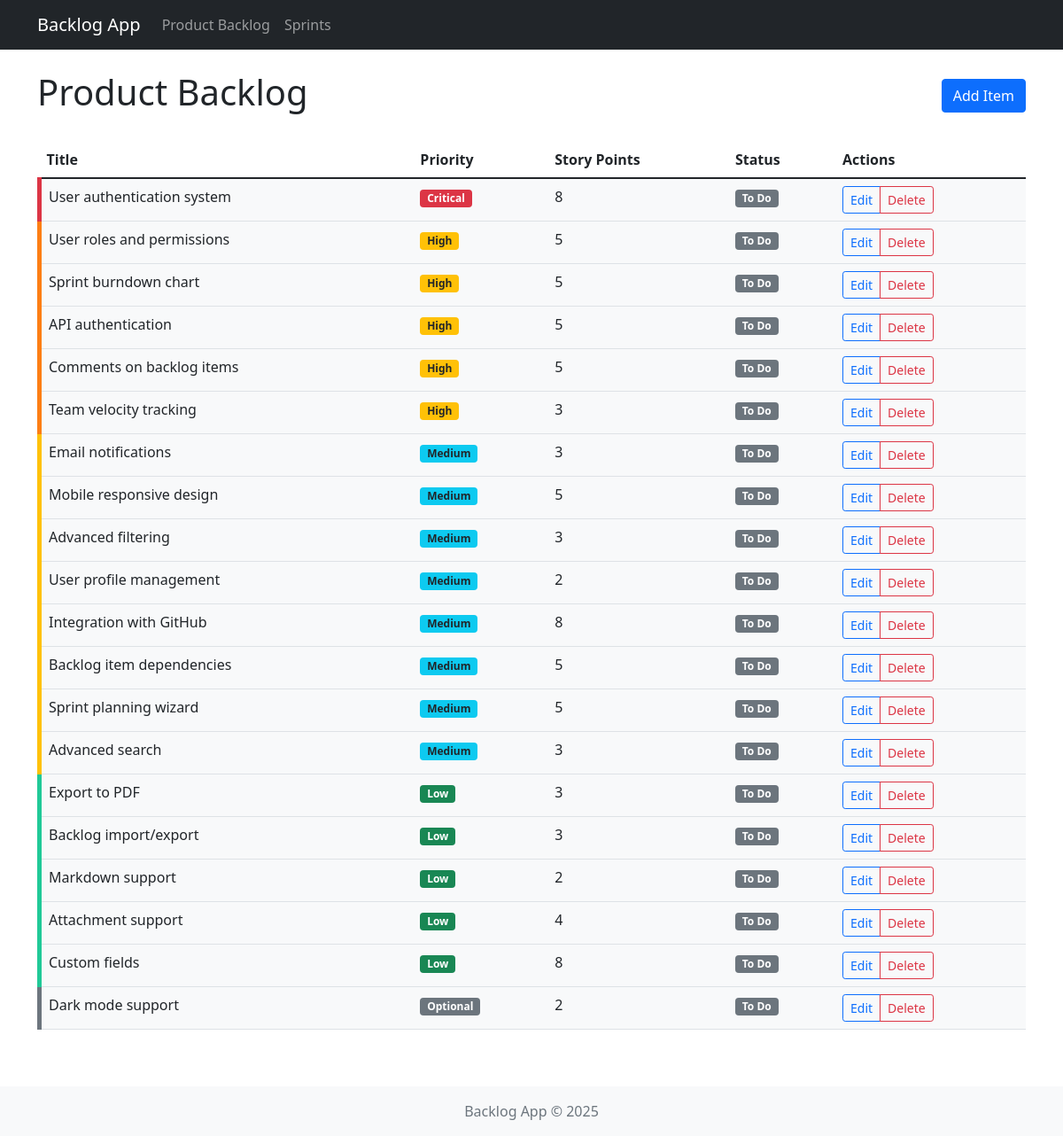
Page /product-backlog on the committed database.
### app/models.py (models this page shows, shortened)
class BacklogItem(db.Model):
    id = db.Column(db.Integer, primary_key=True)
    title = db.Column(db.String(100), nullable=False)
    description = db.Column(db.Text, nullable=True)
    status = db.Column(db.String(20), default='To Do')  # To Do, In Progress, Done
    priority = db.Column(db.Integer, default=3)  # 1 (Highest) to 5 (Lowest)
    story_points = db.Column(db.Integer, nullable=True)
    created_at = db.Column(db.DateTime, default=datetime.utcnow)
    updated_at = db.Column(db.DateTime, default=datetime.utcnow, onupdate=datetime.utcnow)
    sprint_id = db.Column(db.Integer, db.ForeignKey('sprint.id'), nullable=True)

### app/routes.py (the view)
@main_bp.route('/product-backlog')
def product_backlog():
    items = BacklogItem.query.filter_by(sprint_id=None).order_by(BacklogItem.priority, BacklogItem.created_at).all()
    return render_template('product_backlog.html', items=items)

### app/routes.py (called while the page is built)
@main_bp.context_processor
def inject_now():
    return {'now': datetime.utcnow()}

### app/templates/product_backlog.html (shortened to what this page needs)
{% extends "base.html" %}
{% block content %}
<div class="d-flex justify-content-between align-items-center mb-4">
    <h1>Product Backlog</h1>
    <a href="{{ url_for('main.add_backlog_item') }}" class="btn btn-primary">Add Item</a>
</div>
<div class="row">
    <div class="col-md-12">
        {% if items %}
            <table class="table table-hover">
                <thead>
                    <tr>
                        <th>Title</th>
                        <th>Priority</th>
                        <th>Story Points</th>
                        <th>Status</th>
                        <th>Actions</th>
                    </tr>
                </thead>
                <tbody id="product-backlog">
                    {% for item in items %}
                        <tr class="backlog-item priority-{{ item.priority }} status-{{ item.status|lower|replace(' ', '') }}" data-id="{{ item.id }}">
                            <td>{{ item.title }}</td>
                            <td>
                                {% if item.priority == 1 %}
                                    <span class="badge bg-danger">Critical</span>
                                {% elif item.priority == 2 %}
                                    <span class="badge bg-warning text-dark">High</span>
                                {% elif item.priority == 3 %}
                                    <span class="badge bg-info text-dark">Medium</span>
                                {% elif item.priority == 4 %}
                                    <span class="badge bg-success">Low</span>
                                {% else %}
                                    <span class="badge bg-secondary">Optional</span>
                                {% endif %}
                            </td>
                            <td>{{ item.story_points or '-' }}</td>
                            <td>
                                {% if item.status == 'To Do' %}
                                    <span class="badge bg-secondary">To Do</span>
                                {% elif item.status == 'In Progress' %}
                                    <span class="badge bg-primary">In Progress</span>
                                {% else %}
                                    <span class="badge bg-success">Done</span>
                                {% endif %}
                            </td>
                            <td>
                                <div class="btn-group">
                                    <a href="{{ url_for('main.edit_backlog_item', item_id=item.id) }}" class="btn btn-sm btn-outline-primary">Edit</a>
                                    <button type="button" class="btn btn-sm btn-outline-danger"
                                            onclick="confirmDelete('{{ url_for('main.delete_backlog_item', item_id=item.id) }}')">
                                        Delete
                                    </button>
                                </div>
                            </td>
                        </tr>
                    {% endfor %}
                </tbody>
            </table>
        {% else %}
            <div class="alert alert-info">No items in the product backlog. Add some!</div>
        {% endif %}
    </div>
</div>
{% endblock %}

### app/templates/base.html (shortened to what this page needs)
<!DOCTYPE html>
<html lang="en">
<head>
    <link href="https://cdn.jsdelivr.net/npm/bootstrap@5.1.3/dist/css/bootstrap.min.css" rel="stylesheet">
</head>
<body>
    <nav class="navbar navbar-expand-lg navbar-dark bg-dark mb-4">
        <div class="container">
            <a class="navbar-brand" href="{{ url_for('main.index') }}">Backlog App</a>
            <div class="collapse navbar-collapse" id="navbarNav">
                <ul class="navbar-nav">
                    <li class="nav-item">
                        <a class="nav-link" href="{{ url_for('main.product_backlog') }}">Product Backlog</a>
                    </li>
                    <li class="nav-item">
                        <a class="nav-link" href="{{ url_for('main.sprints') }}">Sprints</a>
                    </li>
                </ul>
            </div>
        </div>
    </nav>
    <div class="container">
        {% block content %}{% endblock %}
    </div>
    <footer class="footer mt-5 py-3 bg-light">
        <div class="container text-center">
            <span class="text-muted">Backlog App &copy; {{ now.year }}</span>
        </div>
    </footer>
</body>
</html>

### app/templates/base.html (style rules this page uses)
.backlog-item { margin-bottom: 10px; padding: 10px; border-radius: 5px; border-left: 5px solid #ccc; }
.backlog-item.priority-1 { border-left-color: #dc3545; }
.backlog-item.priority-2 { border-left-color: #fd7e14; }
.backlog-item.priority-3 { border-left-color: #ffc107; }
.backlog-item.priority-4 { border-left-color: #20c997; }
.backlog-item.priority-5 { border-left-color: #6c757d; }
.status-todo { background-color: #f8f9fa; }

### rows in the picture
BacklogItem: title "User authentication system", priority "Critical", story_points "8", status "To Do"
BacklogItem: title "User roles and permissions", priority "High", story_points "5", status "To Do"
BacklogItem: title "Sprint burndown chart", priority "High", story_points "5", status "To Do"
BacklogItem: title "API authentication", priority "High", story_points "5", status "To Do"
BacklogItem: title "Comments on backlog items", priority "High", story_points "5", status "To Do"
BacklogItem: title "Team velocity tracking", priority "High", story_points "3", status "To Do"
BacklogItem: title "Email notifications", priority "Medium", story_points "3", status "To Do"
BacklogItem: title "Mobile responsive design", priority "Medium", story_points "5", status "To Do"
BacklogItem: title "Advanced filtering", priority "Medium", story_points "3", status "To Do"
BacklogItem: title "User profile management", priority "Medium", story_points "2", status "To Do"
BacklogItem: title "Integration with GitHub", priority "Medium", story_points "8", status "To Do"
BacklogItem: title "Backlog item dependencies", priority "Medium", story_points "5", status "To Do"
BacklogItem: title "Sprint planning wizard", priority "Medium", story_points "5", status "To Do"
BacklogItem: title "Advanced search", priority "Medium", story_points "3", status "To Do"
BacklogItem: title "Export to PDF", priority "Low", story_points "3", status "To Do"
BacklogItem: title "Backlog import/export", priority "Low", story_points "3", status "To Do"
BacklogItem: title "Markdown support", priority "Low", story_points "2", status "To Do"
BacklogItem: title "Attachment support", priority "Low", story_points "4", status "To Do"
BacklogItem: title "Custom fields", priority "Low", story_points "8", status "To Do"
BacklogItem: title "Dark mode support", priority "Optional", story_points "2", status "To Do"
